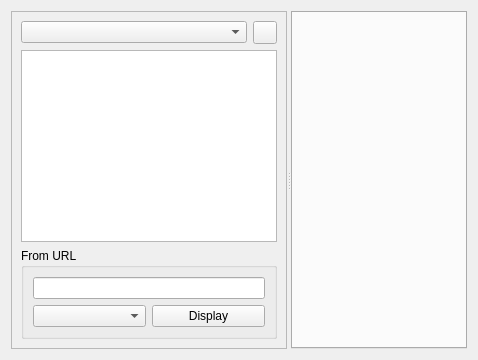
<?xml version="1.0" encoding="UTF-8"?>
<ui version="4.0">
 <class>Contacts</class>
 <widget class="QWidget" name="Contacts">
  <property name="geometry">
   <rect>
    <x>0</x>
    <y>0</y>
    <width>478</width>
    <height>320</height>
   </rect>
  </property>
  <property name="windowTitle">
   <string>Form</string>
  </property>
  <layout class="QVBoxLayout" name="verticalLayout">
   <item>
    <widget class="QSplitter" name="splitter">
     <property name="orientation">
      <enum>Qt::Horizontal</enum>
     </property>
     <widget class="QFrame" name="frame">
      <property name="sizePolicy">
       <sizepolicy hsizetype="Preferred" vsizetype="Fixed">
        <horstretch>0</horstretch>
        <verstretch>0</verstretch>
       </sizepolicy>
      </property>
      <property name="frameShape">
       <enum>QFrame::StyledPanel</enum>
      </property>
      <property name="frameShadow">
       <enum>QFrame::Raised</enum>
      </property>
      <layout class="QVBoxLayout" name="verticalLayout_2">
       <item>
        <layout class="QHBoxLayout" name="horizontalLayout">
         <item>
          <widget class="QComboBox" name="groupBox"/>
         </item>
         <item>
          <widget class="QToolButton" name="refreshButton">
           <property name="text">
            <string/>
           </property>
           <property name="icon">
            <iconset>
             <normaloff>../../../../../../../../../../../../../../../../../../../../../../../../../../../../../../../../../../../../../../../../../../../../../../../../../../../../../../../../usr/share/icons/oxygen/16x16/actions/view-refresh.png</normaloff>../../../../../../../../../../../../../../../../../../../../../../../../../../../../../../../../../../../../../../../../../../../../../../../../../../../../../../../../usr/share/icons/oxygen/16x16/actions/view-refresh.png</iconset>
           </property>
          </widget>
         </item>
        </layout>
       </item>
       <item>
        <widget class="QListWidget" name="contactList">
         <property name="iconSize">
          <size>
           <width>120</width>
           <height>120</height>
          </size>
         </property>
         <property name="spacing">
          <number>1</number>
         </property>
         <property name="wordWrap">
          <bool>true</bool>
         </property>
         <property name="selectionRectVisible">
          <bool>false</bool>
         </property>
        </widget>
       </item>
       <item>
        <widget class="QGroupBox" name="groupBox_2">
         <property name="title">
          <string>From URL</string>
         </property>
         <layout class="QVBoxLayout" name="verticalLayout_3">
          <item>
           <widget class="QLineEdit" name="urlEdit"/>
          </item>
          <item>
           <layout class="QHBoxLayout" name="horizontalLayout_2">
            <item>
             <widget class="QComboBox" name="backendsList"/>
            </item>
            <item>
             <widget class="QPushButton" name="urlButton">
              <property name="text">
               <string>Display</string>
              </property>
             </widget>
            </item>
           </layout>
          </item>
         </layout>
        </widget>
       </item>
      </layout>
     </widget>
     <widget class="QTabWidget" name="tabWidget">
      <property name="sizePolicy">
       <sizepolicy hsizetype="Expanding" vsizetype="Expanding">
        <horstretch>1</horstretch>
        <verstretch>0</verstretch>
       </sizepolicy>
      </property>
     </widget>
    </widget>
   </item>
  </layout>
 </widget>
 <resources/>
 <connections/>
</ui>
